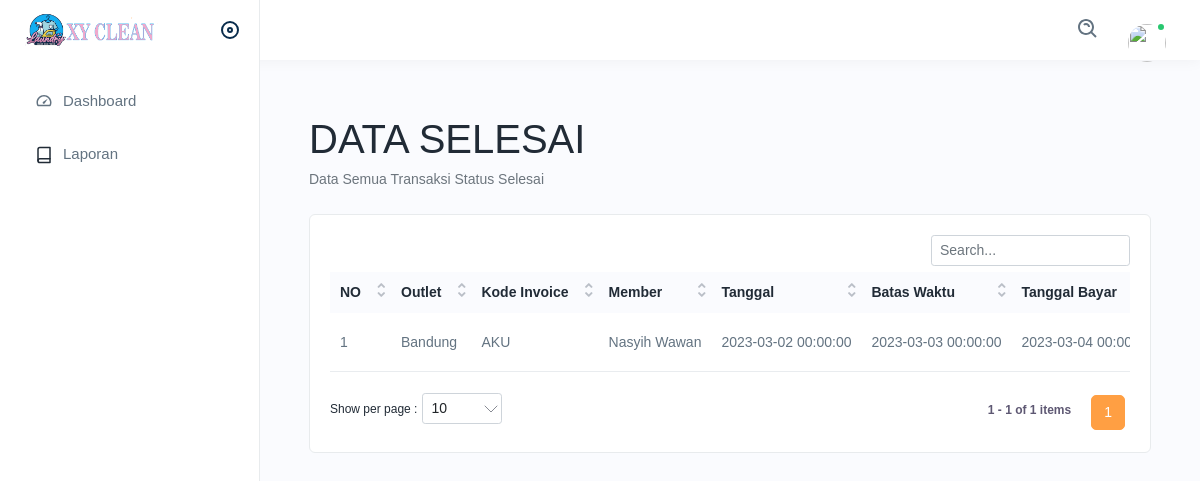
/index.php/transaksi/data_selesai, run on the app's committed database.
### tables this page shows
CREATE TABLE `tb_transaksi` (
  `id` int(11) NOT NULL,
  `id_outlet` int(11) NOT NULL,
  `id_paket` int(11) NOT NULL,
  `kode_invoice` varchar(100) NOT NULL,
  `id_member` int(11) NOT NULL,
  `tgl` datetime NOT NULL,
  `batas_waktu` datetime NOT NULL,
  `tgl_bayar` datetime NOT NULL,
  `biaya_tambahan` int(11) NOT NULL,
  `qty` double NOT NULL,
  `diskon` double NOT NULL,
  `pajak` int(11) NOT NULL,
  `status` enum('baru','proses','selesai','diambil') NOT NULL,
  `dibayar` enum('dibayar','belum_dibayar') NOT NULL,
  `id_user` int(11) NOT NULL
);

CREATE TABLE `tb_outlet` (
  `id` int(11) NOT NULL,
  `nama` varchar(100) NOT NULL,
  `alamat` text NOT NULL,
  `tlp` varchar(15) NOT NULL
);

CREATE TABLE `tb_member` (
  `id` int(11) NOT NULL,
  `nama` varchar(100) NOT NULL,
  `alamat` text NOT NULL,
  `jenis_kelamin` enum('L','P') NOT NULL,
  `tlp` varchar(15) NOT NULL
);

### application/controllers/Transaksi.php (called while the page is built, shortened)
<?php
class Transaksi extends CI_Controller {
    function __construct(){
		$this->load->model('m_data');
        $this->load->model('m_outlet');
        $this->load->model('m_user');
	}
    function data_selesai(){
        $data['transaksi'] = $this->m_data->tampil_data_selesai();
        $data['outlet'] = $this->m_outlet->tampil_data()->result();
        $data['member'] = $this->m_user->tampil_data_member()->result();
        $data['user'] = $this->m_user->tampil_data();
        $data['paket'] = $this->m_data->tampil_data_paket();
		$this->load->view('transaksi/selesai',$data);
    }
}

### index.php (called while the page is built, shortened)
<?php
require_once BASEPATH.'core/CodeIgniter.php';

### application/models/m_data.php (called while the page is built, shortened)
<?php
class M_data extends CI_Model{
    function tampil_data_paket(){
		$this->db->select('*,tb_paket.id as paket_id, tb_outlet.id as outlet_id');
		$this->db->from('tb_paket');
		$this->db->join('tb_outlet', 'tb_outlet.id = tb_paket.id_outlet');
		$query = $this->db->get();
		return $query->result();
	}
	function tampil_data_selesai(){
		$this->db->select('*,tb_transaksi.id as transaksi_id, tb_outlet.id as outlet_id, tb_member.nama as nama_member,tb_user.nama as nama_user,tb_outlet.nama as nama_outlet');
		$this->db->from('tb_transaksi');
		$this->db->join('tb_outlet', 'tb_outlet.id = tb_transaksi.id_outlet');
		$this->db->join('tb_member', 'tb_member.id = tb_transaksi.id_member');
		$this->db->join('tb_user', 'tb_user.id = tb_transaksi.id_user');
		$this->db->where('tb_transaksi.status = "selesai"');
		$query = $this->db->get();
		return $query->result();
	}
}

### application/views/transaksi/selesai.php (the view, shortened to what this page needs)
<head>
</head>
<div class="page-wrapper">
    <div class="content">
        <div class="row">
            <main>
                <div class="container-fluid">
                    <h1 class="mt-4">DATA SELESAI</h1>
                    <ol class="breadcrumb mb-4">
                        <li class="breadcrumb-item active">Data Semua Transaksi Status Selesai</li>
                    </ol>
                    <div class="row">
                        <div class="col-sm-12">
                            <div class="card">
                                <div class="card-body">
                                    <div class="table-responsive">
                                        <table class="table datanew ">
                                            <thead>
                                                <tr>
                                                    <th>NO</th>
                                                    <th>Outlet</th>
                                                    <th>Kode Invoice</th>
                                                    <th>Member</th>
                                                    <th>Tanggal</th>
                                                    <th>Batas Waktu</th>
                                                    <th>Tanggal Bayar</th>
                                                </tr>
                                            </thead>
                                            <tbody>
                                                <tr>
                                                    <?php
										$no = 1;
										foreach($transaksi as $u){
										?>
                                                    <td><?php echo $no++ ?></td>
                                                    <td><?php echo $u->nama_outlet ?></td>
                                                    <td><?php echo $u->kode_invoice ?></td>
                                                    <td><?php echo $u->nama_member ?></td>
                                                    <td><?php echo $u->tgl ?></td>
                                                    <td><?php echo $u->batas_waktu ?></td>
                                                    <td><?php echo $u->tgl_bayar ?></td>
                                                </tr>
                                                <?php }?>
                                            </tbody>
                                        </table>
                                    </div>
                                </div>
                            </div>
                        </div>
                    </div>
                </div>
            </main>
        </div>
    </div>
</div>

### data on the page
tb_transaksi: id_outlet.nama "Bandung", kode_invoice "AKU", id_member.nama "Nasyih Wawan", tgl "2023-03-02 00:00:00", batas_waktu "2023-03-03 00:00:00", tgl_bayar "2023-03-04…"
